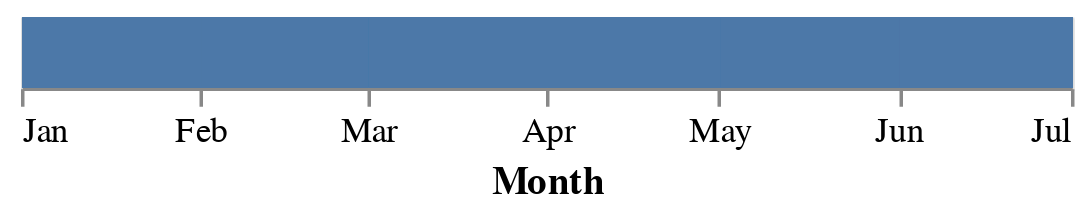

Notebook cell for this chart:
### Markdown cell above
### TimeUnit Tranforms

Here are excerpts from the API about [Times and Dates](https://altair-viz.github.io/user_guide/times_and_dates.html?highlight=time)

> Altair is designed to work best with Pandas timeseries. A standard timezone-agnostic date/time column in a Pandas dataframe will be both interpreted and displayed as local user time.
For date-time inputs like these, it can sometimes be useful to extract particular time units (e.g. hours of the day, dates of the month, etc.).
In Altair, this can be done with a time unit transform, discussed in detail in [TimeUnit Transform](https://altair-viz.github.io/user_guide/transform/timeunit.html#user-guide-timeunit-transform).

We will provide some examples, but strongly recommend that you consult the API.

For example, we might decide we want a heatmap with hour of the day on the x-axis, and day of the month on the y-axis:
Let's start off my encoding the month for each data item with the `x` channel.

### Code cell
alt.Chart(data).mark_rect().encode(
    alt.X('month(date)').title('Month')
)

### Figure 1 — Vega-Lite specification as saved in the notebook (floating-point values rounded to 4 significant figures; data arrays with more than 128 entries replaced by an {"elided": "..."} marker saying what was removed)
{"config": {"view": {"continuousWidth": 300, "continuousHeight": 300}}, "data": {"name": "data-f1179be6f8c169ab1865cd2ebcde3ea1"}, "mark": {"type": "rect"}, "encoding": {"x": {"field": "date", "timeUnit": "month", "title": "Month", "type": "temporal"}}, "$schema": "https://vega.github.io/schema/vega-lite/v5.20.1.json", "datasets": {"data-f1179be6f8c169ab1865cd2ebcde3ea1": {"elided": "4336 records"}}}
